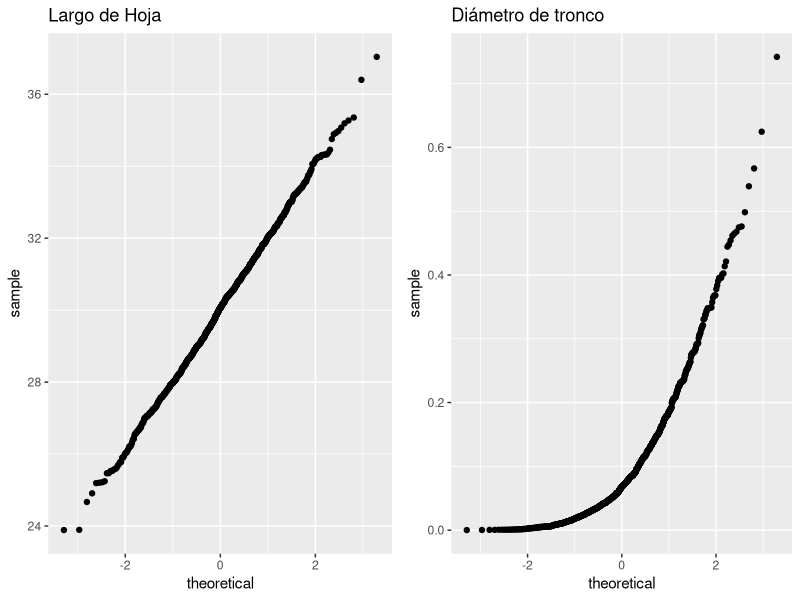
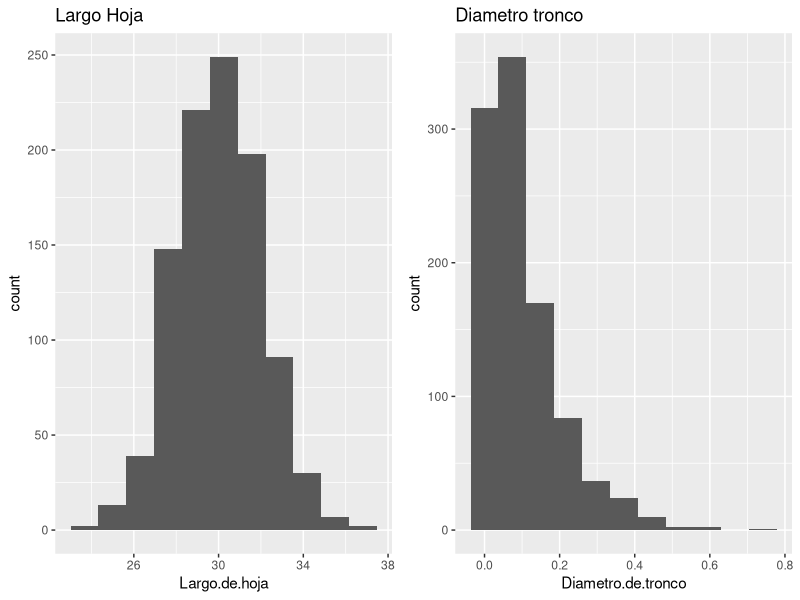
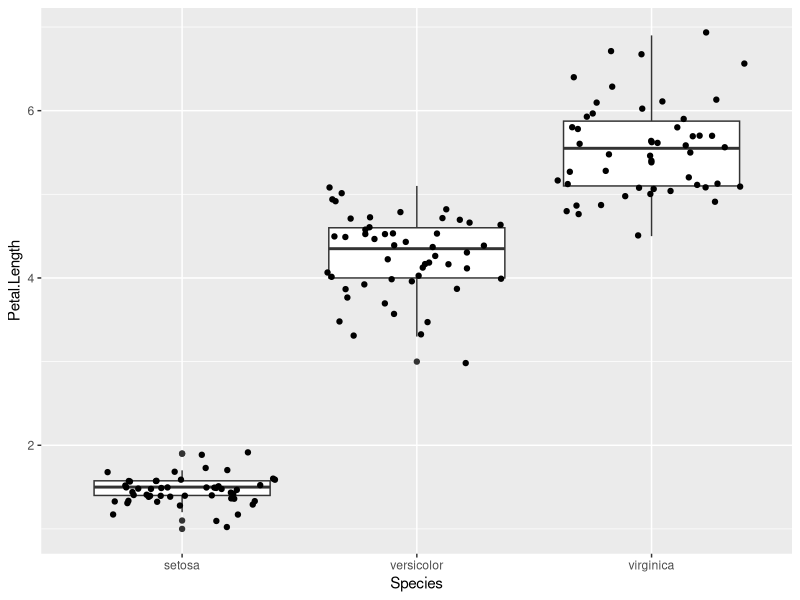

Generate these figures, in order, with R:
## ---- chunk 1
knitr::opts_chunk$set(echo = FALSE, warning = FALSE, message = FALSE)
## ---- chunk 2
library(tidyverse)
library(broom) 
library(gridExtra)
data(iris)
set.seed(3)
df <- data.frame(Largo.de.hoja = rnorm(1000, mean = 30, sd = 2), Diametro.de.tronco = rexp(1000, 10))

Hoja <- ggplot(df, aes(sample = Largo.de.hoja)) + geom_qq() + ggtitle("Largo de Hoja")
Tronco <- ggplot(df, aes(sample = Diametro.de.tronco)) + geom_qq() + ggtitle("Diámetro de tronco")
grid.arrange(Hoja, Tronco, ncol = 2)

test <- rbind(tidy(shapiro.test(df$Largo.de.hoja)), tidy(shapiro.test(df$Diametro.de.tronco)))

test$Caracter <- c("Largo de hoja", ("Diámetro de tronco"))

knitr::kable(test, caption = "Prueba shapiro de normalidad")
HistHoja <- ggplot(df, aes(x = Largo.de.hoja)) + geom_histogram(bins =nclass.Sturges(df$Largo.de.hoja)) + ggtitle("Largo Hoja")
HistTronco <- ggplot(df, aes(x = Diametro.de.tronco)) + geom_histogram(bins =nclass.Sturges(df$Diametro.de.tronco)) + ggtitle("Diametro tronco")

grid.arrange(HistHoja, HistTronco, ncol = 2)

## ---- chunk 3
ggplot(iris, aes(x = Species, y = Petal.Length)) + geom_boxplot() + geom_jitter(aes(color = ))
knitr::kable(tidy(bartlett.test(Petal.Length~Species, data=iris)), caption = "Test de bartlett de homogeneidad de varianzas")
